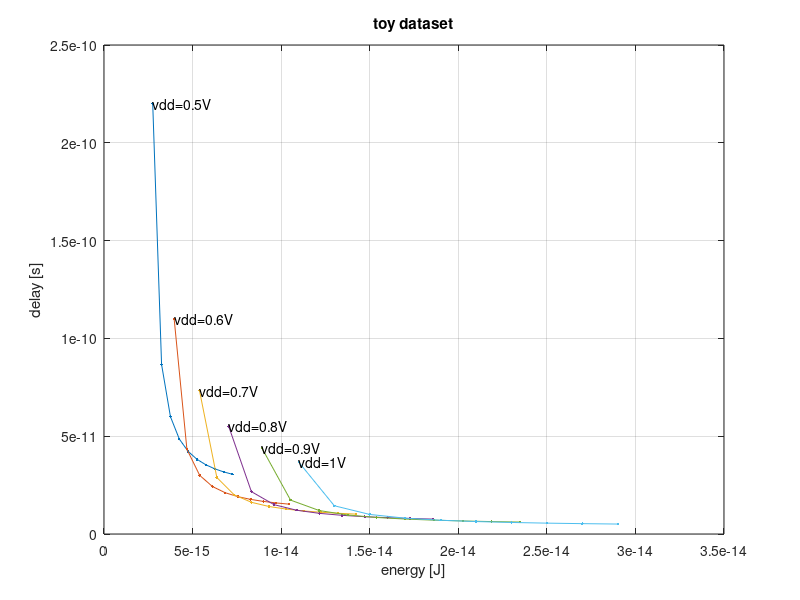

Write the MATLAB code that produced this figure. (Note: this script raises an error after producing the figure.)
%% generate a toy data set
scaleR = 1:2:20;
vddR   = 0.5:0.1:1;

L1 = length( scaleR );
L2 = length( vddR   );

options = zeros( L1*L2, 2 );

for i=1:L1
    for j=1:L2
        options( i+(j-1)*L1, : ) = [ scaleR(i) vddR(j) ];
    end
end

scale = options( :,1 );
vdd   = options( :,2 );


Cload = 10e-15;
Vt = 0.4;
IonPerfF = 500e-6;

Ctotal = Cload + 1e-15 * scale;
Idrive = scale .* (vdd-Vt) * IonPerfF;

energy = Ctotal .* (vdd.^2);
delay  = Ctotal ./ Idrive;

%% visualise the results
%plot all points
figure(1); 
for j=1:L2
    range = ( (j-1)*L1+1 ) : ( (j)*L1 );
    plot( energy(range), delay(range), '.-'  );
    labeltje = sprintf( 'vdd=%gV', vddR(j) );
    text( energy(range(1)), delay(range(1)), labeltje );
    hold on;
end
xlabel( 'energy [J]' );
ylabel( 'delay [s]' );
title('toy dataset');
grid on;


%% in this dataset, find the pareto points, the points for which there are no
%  other points with a smaller delay for the same or smaller energy 

goalEnergy = -1;  % smaller is better
goalDelay  = -1;  % smaller is better

I = findParetoPoints( energy, delay, goalEnergy, goalDelay );

%% visualise the results
%plot pareto curve
figure(1);
hold on;
plot( energy(I), delay(I), 'ro' );
for i=I
   labeltje = sprintf('[%d]',i);
   text( energy(i), delay(i), labeltje ); 
end



%% write a table with optimal settings
for i=I
   fprintf( '%d  scale=%2.3f, vdd=%2.3f ==> Energy=%3.3ffJ, delay=%3.3fps\n', ...
            i, scale(i), vdd(i), energy(i)*1e15, delay(i)*1e12 );
end
    
